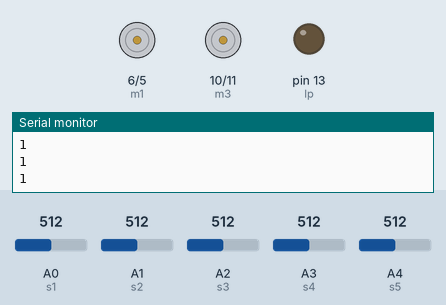
A sketch run on a simulated Arduino Uno, built with avr-gcc and run on an emulated ATmega328P. Parts: motor-driver pin pairs drawn as motors (green arrow = first pin HIGH = forward, orange = second pin HIGH = backward, longer = more drive), output pins drawn as LEDs (lit = HIGH), the last lines printed to the serial monitor. The test bench sets the inputs (shaded band); at power-on: A1 (s2) = 512, A0 (s1) = 512, A2 (s3) = 512, A3 (s4) = 512, A4 (s5) = 512.

Above: at 1.2 s.
1.3 s: A1 (s2) set to 314
2.8 s: A1 (s2) set to 293
At 3.2 s:
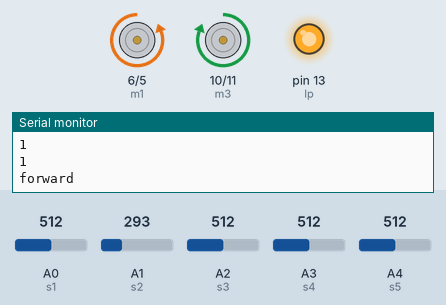
Timing chart, 0 to 5.8 s (numbered marks = the images above; inputs shaded):
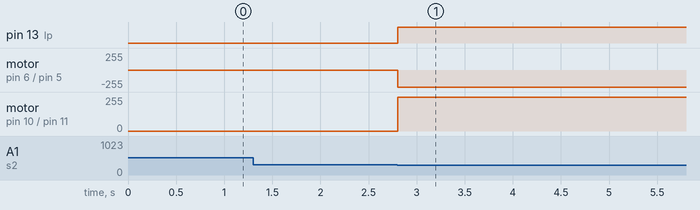

Measured:
- the behaviour switches between 301 and 300 on A1 (s2) (found by bisection; images 0 and 1)
- after the input at 1.3 s, every drawn part: stays the same
- after the input at 2.8 s, pin 13 (lp): LOW → HIGH at once; motor on pin 6 (m1) / pin 5 (m2): stopped → backward 255/255 at once; motor on pin 10 (m3) / pin 11 (m4): stopped → forward 255/255 at once

The sketch:

new_test_line_follower.ino
```cpp
int s1=A0;
int s2=A1;
int s3=A2;
int s4=A3;
int s5=A4;
int lp=13;
int k=300;
int m1=6;
int m2=5;
int m3=10;
int m4=11;
int a1=0;
int ls=0;
int sen1;
int sen2;
int sen3;
int sen4;
int sen5;
int f=1;
void setup() {
Serial.begin(9600);
pinMode(s1,INPUT);
pinMode(s2,INPUT);
pinMode(s3,INPUT);
pinMode(s4,INPUT);
pinMode(s5,INPUT);
 pinMode(lp,OUTPUT);
pinMode(m4,OUTPUT);
pinMode(m3,OUTPUT);
pinMode(m2,OUTPUT);
pinMode(m1,OUTPUT);
}

void loop() {
  sensor_check();
  if(sen5==1||(sen4==1&&sen2==0))
  ls=2;
  else if(sen1==1||(sen2==1&&sen4==0))
  ls=1;
  else
  ls=0;

  display();
  if(a1==0)
  {
    while(1)
    {
    halt();
    sensor_check();
    if(sen2!=sen3||sen2!=sen4)
    {
      a1=1;
      break;
    }
    }
  }
 else if(sen3==1||sen2==1||sen4==1)
  {
    if(f==0)
    {
      halt();
      delay(500);
      f=1;
    }
    pwm_forward();
    Serial.println("forward ");
  }

   else if(sen2==0&&sen3==0&&sen4==0)
    {
      f=0;
      if(ls==1)
      pwm_left();
      else if(ls==2)
      pwm_right();
      else if(ls==0)
      pwm_forward();
    }
}
 void display()
 {

  Serial.println(" ");
  Serial.println(sen1);
  Serial.println(sen2);
  Serial.println(sen3);
 Serial.println(sen4);
 Serial.println(sen5);

 }
void sensor_check()
{
  int ss1=analogRead(s1);
  int ss2=analogRead(s2);
  int ss3=analogRead(s3);
  int ss4=analogRead(s4);
  int ss5=analogRead(s5);

  if (ss1>k)
  sen1=1;
  else
  sen1=0;
  if(ss2>k)
  sen2=1;
  else
  sen2=0;
  if(ss3>k)
  sen3=1;
  else
  sen3=0;
  if(ss4>k)
  sen4=1;
  else
  sen4=0;
  if(ss5>k)
  sen5=1;
  else
  sen5=0;
}
void pwm_backward()
{
  a1=1;
  analogWrite(m1,255);
  analogWrite(m2,0);
  analogWrite(m3,0);
  analogWrite(m4,255);
}
void pwm_forward()
{
  a1=1;
  digitalWrite(lp,HIGH);
  analogWrite(m2,255);
  analogWrite(m1,0);
  analogWrite(m4,0);
  analogWrite(m3,255);
}
void pwm_right()
{

  a1=1;
  analogWrite(m2,255);
  analogWrite(m1,0);
  analogWrite(m3,0);
  analogWrite(m4,0);

}

void pwm_left()
{

  a1=1;
  analogWrite(m1,0);
  analogWrite(m2,0);
  analogWrite(m4,0);
  analogWrite(m3,255);
}
void halt()
{
digitalWrite(m1,LOW);
 digitalWrite(m1,LOW);
  digitalWrite(m2,LOW);
  digitalWrite(m4,LOW);
  digitalWrite(m3,LOW);
}
```
